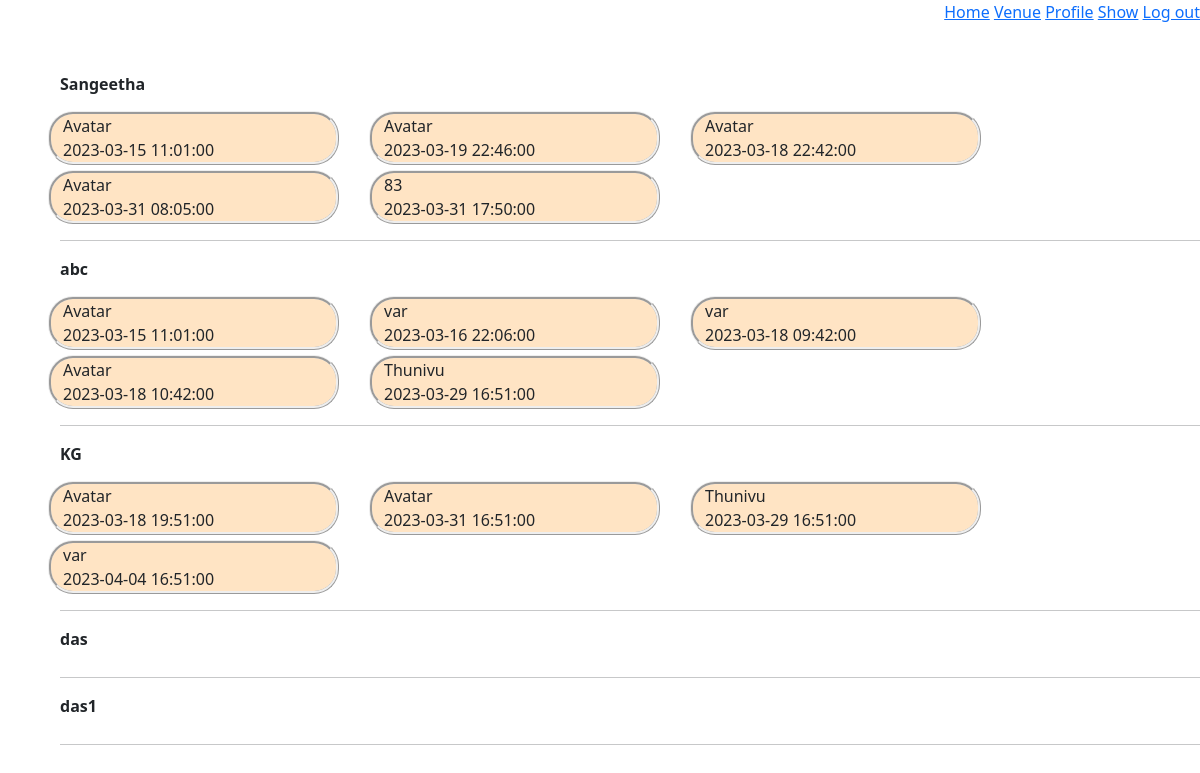
The app's page /admin/1/archive with its own data.
### models/module.py (models this page shows)
class Venue(db.Model):
    venue_id = db.Column(db.Integer, autoincrement=True, primary_key=True)
    venue_name = db.Column(db.String(), nullable=False)
    place = db.Column(db.String())
    location = db.Column(db.String(), nullable=False)
    max_capacity = db.Column(db.Integer, nullable=False)
    fare2D = db.Column(db.Integer, nullable=False)
    fare3D = db.Column(db.Integer, nullable=False)
    venueShows = db.relationship("Show",
                                 backref="venues",
                                 secondary="show_venue")

class Show(db.Model):
    show_id = db.Column(db.Integer, autoincrement=True, primary_key=True)
    show_name = db.Column(db.String(), unique=True, nullable=False)
    min_fare = db.Column(db.Integer, nullable=False)
    duration = db.Column(db.Integer, nullable=False)
    is3d = db.Column(db.Boolean, nullable=False)
    tags = db.relationship("Showtag", backref="shows")

class ShowVenue(db.Model):
    sv_id = db.Column(db.Integer, autoincrement=True, primary_key=True)
    show_id = db.Column(db.Integer,
                        db.ForeignKey("show.show_id"),
                        nullable=False)
    venue_id = db.Column(db.Integer,
                         db.ForeignKey("venue.venue_id"),
                         nullable=False)
    time = db.Column(db.DateTime, nullable=False)

### app.py (the view)
@app.route("/admin/<int:a_id>/archive", methods={"GET", "POST"})
def adminarchive(a_id):
    v = Venue.query.all()
    list = []
    for e in v:
        allVenueShow = ShowVenue.query.filter(
            ShowVenue.venue_id == e.venue_id,
            ShowVenue.time <= datetime.now()).all()
        eachjson = {}
        eachjson["venue_id"] = e.venue_id
        eachjson["venue_name"] = e.venue_name
        eachjson["place"] = e.place
        eachjson["location"] = e.location
        eachjson["shows"] = []
        for ee in allVenueShow:
            currentShow = Show.query.filter_by(show_id=ee.show_id).first()
            innerjson = {}
            innerjson["sv_id"] = ee.sv_id
            innerjson["time"] = ee.time
            innerjson["show_name"] = currentShow.show_name
            eachjson["shows"].append(innerjson)
        list.append(eachjson)
    return render_template("adminHome.html",
                           Venue=list,
                           adminId=a_id,
                           archive="archive")

### templates/adminHome.html (shortened to what this page needs)
<!DOCTYPE html>
<html>
  <head>
    <link
      href="https://cdn.jsdelivr.net/npm/bootstrap@5.3.0-alpha1/dist/css/bootstrap.min.css"
      rel="stylesheet"
    />
    <link
      rel="stylesheet"
      href="https://cdnjs.cloudflare.com/ajax/libs/font-awesome/4.7.0/css/font-awesome.min.css"
    />
  </head>
  <body>
    <div style="text-align: right">
      {%if archive == 'archive'%}
      <a href="/admin/{{adminId}}/home">Home</a>
      {%endif%}
      <a href="/admin/{{adminId}}/venue">Venue</a>
      <a href="/admin/{{adminId}}/profile">Profile</a>
      <a href="/admin/{{adminId}}/show">Show</a>
      <a href="/admin/login">Log out</a>
    </div>
    <div style="margin-left: 5%">
      <br />
      <br />
      {%for each in Venue%}
      <b>{{each.venue_name}}&emsp;</b>
      <div class="row" style="margin-top: 10px">
        {%for each1 in each.shows%}
        <div id="small" class="col-md-3">
          <label>{{each1.show_name}}</label><br />
          <label>{{each1.time}}</label><br />
        </div>
        {%endfor%}
      </div>
      <hr />
      {%endfor%}
    </div>
  </body>
</html>

### templates/adminHome.html (style rules this page uses)
#small { border-style: ridge; margin-right: 30px; margin-top: 5px; border-radius: 25px; background-color: bisque; }

### records on screen
Venue: venue_name "Sangeetha"
Show: show_name "Avatar", time "2023-03-15 11:01:00", time "2023-03-19 22:46:00", time "2023-03-18 22:42:00", time "2023-03-31 08:05:00", time "2023-03-18 10:42:00", time "2023-03-18 19:51:00", time "2023-03-31 16:51:00"
Show: show_name "83", time "2023-03-31 17:50:00"
Venue: venue_name "abc"
Show: show_name "var", time "2023-03-16 22:06:00", time "2023-03-18 09:42:00", time "2023-04-04 16:51:00"
Show: show_name "Thunivu", time "2023-03-29 16:51:00"
Venue: venue_name "KG"
Venue: venue_name "das"
Venue: venue_name "das1"
